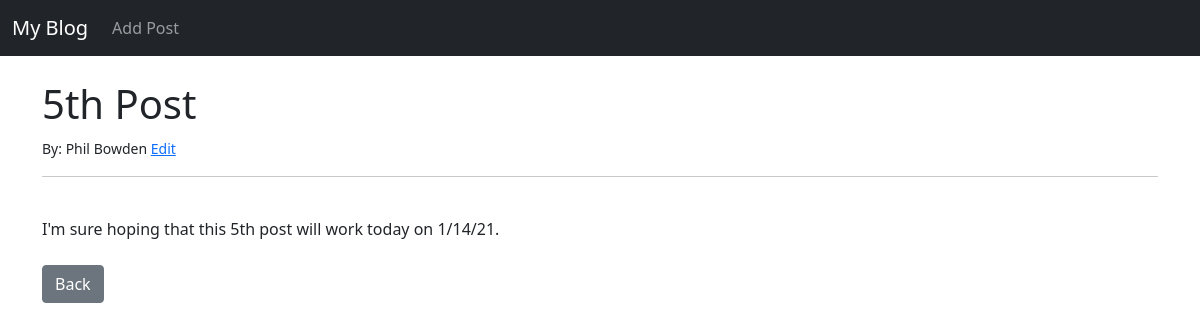
Page /article/5 on the committed database.
### blogoramma/models.py (models this page shows, shortened)
class Post(models.Model):
	title = models.CharField(max_length = 255)
	title_tag = models.CharField(max_length = 255)
	author = models.ForeignKey(User, on_delete=models.CASCADE)
	body = models.TextField()

### blogoramma/views.py (the view)
# urls.py: path('article/<int:pk>', ArticleDetailView.as_view(), name='article-detail'),
class ArticleDetailView(DetailView):
    model = Post
    template_name = 'article_details.html'

### blogoramma/templates/article_details.html (shortened to what this page needs)
{% extends 'base.html' %}
{% block content %}
<h1>{{ post.title }}</h1>
<small>By: {{ post.author.first_name }}
{{ post.author.last_name }} <a href="{% url 'update_post' post.pk %}">Edit</a></small><br/>
<hr>
<br/>
{{ post.body }}
<br/><br/>
<a href="{% url 'home' %}" class="btn btn-secondary">Back</a>
{% endblock %}

### rows in the picture
Post: title "5th Post", author.first_name "Phil", author.last_name "Bowden", body "I'm sure hoping that this 5th post will work today on 1/14/21."
